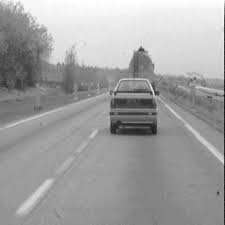
#> input picture Watershed hierarchical/imgs/car.jpeg, 225 x 225 px
$ python water_grath.py
#> lines starting #> are read from the running program, lines starting #| are printed output that depends on the picture; after the words box and inside, x2 and y2 are one past the last pixel; in counts of white or black regions, pixels touching at a corner belong together
### Watershed hierarchical/watershed_Mosaic.py
import numpy as np
import cv2 as cv
from scipy import ndimage as ndi

#Img read
#img = cv.imread("imgs/pears.png")

#img chanell or gray
#gray = cv.cvtColor(img,cv.COLOR_BGR2GRAY)
#gray = cv.medianBlur(gray,3)

def my_wathershed(img,gray):

	kernel = np.ones((5,5),np.uint8)

	#Find the morphologycal gradient
	gradient = cv.morphologyEx(gray, cv.MORPH_GRADIENT, kernel)

	# cv.imshow("Gradient img",gradient)
	# cv.waitKey()

	#<Finding local max values>

	lm = ndi.filters.maximum_filter(gradient,size=8) #Finding the local max values
	msk = (gradient == lm) #// convert local max values to binary mask

	rows, cols = msk.shape

	mask = np.zeros((rows,cols),dtype=np.uint8)

	for i in range(rows):
		for j in range(cols):
			if msk[i,j]:
				mask[i,j] = 255
			else:
				mask[i,j] = 0

	#</Finding local max values>

	ret, markers = cv.connectedComponents(mask)#This function return a array marking each conected objetc with a value starting from 1, and 0 the rest

	# cv.imshow("markers",mask)
	# cv.waitKey()

	#Finaly we aplly the watershed segmentation
	markers = cv.watershed(img,markers) #this fucntion return -1 where there is a border
	# img[markers == -1] = [0,0,255]#marking the border in red on the original image

	# cv.imshow("watershed Final stage",img)
	# cv.waitKey()
	return markers
# [15 lines of commented-out code are left out]

### Watershed hierarchical/find_mask_values.py
import cv2 as cv
import numpy as np

# [26 lines left out: function mask_values, not called in this run]

#row = int((index+1)/cols)
#col = ((index+1)%cols) -1

def find_neighbor(maks_number, markers):
	neighbor_mask_values = []
	row,col = np.where(markers == maks_number)#Finding all the pixels from this mask
	max_row, max_col = markers.shape
	for i in range(len(row)):
		r,c = row[i], col[i]

		if (r>2) and (c>2) and (markers[r-1,c-1] == -1):					#up left
			neighbor_mask_values.append(markers[r-2,c-2]) 			#appending mask value from up left neighbor
			neighbor_mask_values.append(markers[r-3,c-3]) 			#appending mask value from up left neighbor

		if (r>2) and (markers[r-1,c] == -1):							#up center
			neighbor_mask_values.append(markers[r-2,c]) 			#appending mask value from up center neighbor
			neighbor_mask_values.append(markers[r-3,c]) 			#appending mask value from up center neighbor

		if (r>2) and (c<max_col-3) and (markers[r-1,c+1] == -1):			#up right
			neighbor_mask_values.append(markers[r-2,c+2]) 			#appending mask value from up right neighbor
			neighbor_mask_values.append(markers[r-3,c+3]) 			#appending mask value from up right neighbor

		if (c<max_col-3) and (markers[r,c+1] == -1):					#center right
			neighbor_mask_values.append(markers[r,c+2]) 			#appending mask value from center right neighbor
			neighbor_mask_values.append(markers[r,c+3]) 			#appending mask value from center right neighbor

		if (r<max_row-3) and (c<max_col-3) and (markers[r+1,c+1] == -1):	#down right
			neighbor_mask_values.append(markers[r+2,c+2]) 			#appending mask value from down right neighbor
			neighbor_mask_values.append(markers[r+3,c+3]) 			#appending mask value from down right neighbor

		if (r<max_row-3) and (markers[r+1,c] == -1):					#down center
			neighbor_mask_values.append(markers[r+2,c]) 			#appending mask value from down center neighbor
			neighbor_mask_values.append(markers[r+3,c]) 			#appending mask value from down center neighbor

		if (r<max_row-3) and (c>2) and (markers[r+1,c-1] == -1):			#down left
			neighbor_mask_values.append(markers[r+2,c-2]) 			#appending mask value from down left neighbor
			neighbor_mask_values.append(markers[r+2,c-2]) 			#appending mask value from down left neighbor

		if (c>2) and (markers[r,c-1] == -1):							#center left
			neighbor_mask_values.append(markers[r,c-2]) 			#appending mask value from center left neighbor
			neighbor_mask_values.append(markers[r,c-2]) 			#appending mask value from center left neighbor

	neighbor_mask_values = list(np.unique(neighbor_mask_values)) #Removing repeated masks values
	if -1 in neighbor_mask_values:
		neighbor_mask_values.pop(neighbor_mask_values.index(-1))#Removing -1 value, cause it is not a mask number
	if maks_number in neighbor_mask_values:
		neighbor_mask_values.pop(neighbor_mask_values.index(maks_number))#Removing it self
	return neighbor_mask_values

# [23 lines left out: function clean_Marker, not called in this run]

### Watershed hierarchical/water_grath.py
import cv2 as cv
import numpy as np
from find_mask_values import find_neighbor
from watershed_Mosaic import my_wathershed
from scipy import ndimage as ndi

def try_one(graph):

	lowest_vertex = []
	lowest_gradient_value = 300 #a impossible big gradient value

	#find all the vertexs with the lowest value and append them in the lowest_vertex list
	for vertex in graph:
		if vertex[1] == lowest_gradient_value:
			lowest_vertex.append(vertex)
		if vertex[1] < lowest_gradient_value:
			lowest_gradient_value = vertex[1]#att the lowest gradient value with the new one
			lowest_vertex = [vertex] #Create a new list with the new lowest gradient found

	#now, the lowest_vertex list has all the vertexs with the lowest gradient value

	new_markers = np.zeros((gray.shape), dtype=np.uint8)#Creating a new black mask

	for vertex in lowest_vertex:
		for neighbors in vertex[2]:
			new_markers = add_line_to_marker(neighbors = neighbors,graph = graph,markers = markers,new_markers= new_markers)
	cv.imshow("new_mask",new_markers)
	cv.waitKey()
	return new_markers

def add_line_to_marker(neighbors,graph,markers,new_markers):
	row,col = np.where(markers == neighbors[0])#Finding all the pixels from this mask
	max_row, max_col = markers.shape
	for i in range(len(row)):
		r,c = row[i], col[i]
		value = neighbors[1]
		if (r>2) and (c>2) and (markers[r-1,c-1] == -1):					#up left
			if markers[r-2,c-2] == value:			#appending mask value from up left neighbor
				new_markers[r-1,c-1] = 255
			elif markers[r-3,c-3] == value:			#appending mask value from up left neighbor
				new_markers[r-1,c-1] = 255

		if (r>2) and (markers[r-1,c] == -1):							#up center
			if markers[r-2,c] == value:	#appending mask value from up center neighbor
				new_markers[r-1,c] = 255
			elif markers[r-3,c] == value:	#appending mask value from up center neighbor
				new_markers[r-1,c] = 255

		if (r>2) and (c<max_col-3) and (markers[r-1,c+1] == -1):			#up right
			if markers[r-2,c+2] == value:			#appending mask value from up right neighbor
				new_markers[r-1,c+1] = 255
			elif markers[r-3,c+3] == value:			#appending mask value from up right neighbor
				new_markers[r-1,c+1] = 255

		if (c<max_col-3) and (markers[r,c+1] == -1):					#center right
			if markers[r,c+2] == value:	#appending mask value from center right neighbor
				new_markers[r,c+1] = 255
			elif markers[r,c+3] == value:	#appending mask value from center right neighbor
				new_markers[r,c+1] = 255

		if (r<max_row-3) and (c<max_col-3) and (markers[r+1,c+1] == -1):	#down right
			if markers[r+2,c+2] == value:			#appending mask value from down right neighbor
				new_markers[r+1,c+1] = 255
			elif markers[r+3,c+3] == value:			#appending mask value from down right neighbor
				new_markers[r+1,c+1] = 255

		if (r<max_row-3) and (markers[r+1,c] == -1):					#down center
			if markers[r+2,c] == value:	#appending mask value from down center neighbor
				new_markers[r+1,c] = 255
			elif markers[r+3,c] == value:	#appending mask value from down center neighbor
				new_markers[r+1,c] = 255

		if (r<max_row-3) and (c>2) and (markers[r+1,c-1] == -1):			#down left
			if markers[r+2,c-2] == value:			#appending mask value from down left neighbor
				new_markers[r+1,c-1] = 255
			elif markers[r+2,c-2] == value:			#appending mask value from down left neighbor
				new_markers[r+1,c-1] = 255

		if (c>2) and (markers[r,c-1] == -1):							#center left
			if markers[r,c-2]	== value:	#appending mask value from center left neighbor
				new_markers[r,c-1] = 255
			elif markers[r,c-2] == value:	#appending mask value from center left neighbor
				new_markers[r,c-1] = 255
	return new_markers


def find_vertex_index(id_vertex,graph):
	for graph_index in range(len(graph)):
		if graph[graph_index][0] == id_vertex:
			return graph_index

def find_avarege_mask_value(mask_number,markers,gray):
	rows,cols = gray.shape
	mask = np.zeros((rows,cols),dtype=np.uint8)
	mask.fill(255)
	mask[markers == mask_number] = 0

	sub = cv.subtract(gray,mask)


	return int((sum(sum(sub)))/np.count_nonzero(sub))

img = cv.imread("imgs/car.jpeg")
#> img is the input picture: shape (225, 225, 3); min 9, max 255, mean 160.9

#img chanell or gray
gray = cv.cvtColor(img,cv.COLOR_BGR2GRAY)

gray = cv.blur(gray,(3,3))

markers = my_wathershed(img= img,gray=gray)
#> in my_wathershed, `gradient = cv.morphologyEx(gray, cv.MORPH_GRADIENT, kernel)`:
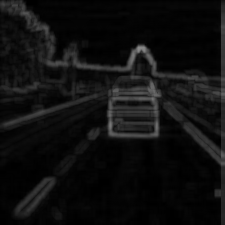
#> gradient: shape (225, 225); min 0, max 137, mean 15
#> in my_wathershed, `msk = (gradient == lm)`:
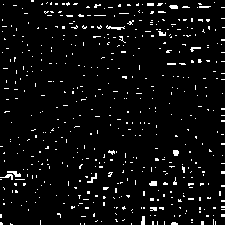
#> msk: shape (225, 225) bool; 4.7% white in thin lines or dots
#> after the loop in my_wathershed, `for i in range(rows):`: mask: shape (225, 225); 4.7% white in thin lines or dots
#> in my_wathershed, `markers = cv.watershed(img,markers)`:
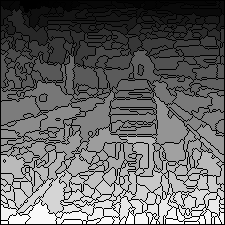
#> markers: shape (225, 225) int32; min -1, max 521, mean 212.2; drawn with min black and max white


graph = []#Starting the graph
#														  ID         gradient of mosaic image       List of neighbors vertex
#The graph is a list structured as follow:                 |                    |                             |
#														   v                    v                             V
#											[ [(mask_value1,maks_value2),gradient diference,        [ID, ID , ID ... ID]
#											                                     .
#											                                     .
#											                                     .
#											  [(mask_value1,maks_value2),gradient diference,        [ID, ID , ID ... ID] ]

# lines_already_computed = []

# for current_mask_number in list(np.unique(markers)):
# 	if current_mask_number != -1:
# 		#Find all the neigbor's numbers
# 		neighbors_number = find_neighbor(current_mask_number,markers)
# 		#find avarage gray number in current mask
# 		current_avarege_value = find_avarege_mask_value(current_mask_number,markers,gray)

# 		for neighbor in neighbors_number:
# 			#If we find a previous mask that was already computed and is it's neighbor, we don't need to recalculate this vertex
# 			if (neighbor,current_mask_number) in lines_already_computed:
# 				vertex_index = find_vertex_index((neighbor,current_mask_number),graph)
# 				for neighbor_aux in neighbors_number:
# 					if neighbor_aux != neighbor:
# 						if (neighbor_aux,current_mask_number) not in lines_already_computed:
# 							graph[vertex_index][2].append((current_mask_number,neighbor_aux))
# 			else:
# 				neighbor_avarage_value =  find_avarege_mask_value(neighbor,markers,gray)
# 				new_vertice = [(current_mask_number,neighbor),abs(neighbor_avarage_value - current_avarege_value),[]]
# 				for neighbor_aux in neighbors_number:
# 					if neighbor_aux != neighbor:
# 						new_vertice[2].append((current_mask_number,neighbor_aux))
# 				graph.append(new_vertice)
# 				lines_already_computed.append((current_mask_number,neighbor))

#print(graph)
id_already_computed = []
for current_mask_number in list(np.unique(markers)):
	if current_mask_number != -1:
		#Find all the neigbor's numbers
		neighbors_number = find_neighbor(current_mask_number,markers)
		#find avarage gray number in current mask
		current_avarege_value = find_avarege_mask_value(current_mask_number,markers,gray)

		for neighbor in neighbors_number:
			#If it was not already computed
			if (neighbor,current_mask_number) not in id_already_computed:
				neighbor_avarage_value =  find_avarege_mask_value(neighbor,markers,gray)
				new_vertice = [(current_mask_number,neighbor),abs(neighbor_avarage_value - current_avarege_value),[]]
				graph.append(new_vertice)
				id_already_computed.append((current_mask_number,neighbor))
#> this loop made 523 passes
#> (row in find_neighbor, col in find_neighbor, neighbors_number, current_avarege_value) on pass 5: ([1, 1, 1, 1, 1, 2, 2, 2, 3, 3, 4, 5, 5, 5], [43, 44, 45, 46, 47, 45, 46, 47, 46, 47, 46, 45, 46, 47], [2, 4, 30], 85)
#> (row in find_neighbor, col in find_neighbor, current_avarege_value) on passes 8, 14, 22, 27, 42: ([3, 3, 3, 3, 4, 4, 4, 4, 5, 5, 5, 5, 6, 6], [61, 62, 63, 64, 61, 62, 63, 64, 60, 61, 62, 63, 62, 63], 85), ([3, 3, 3, 3, 4, 4, 4, 4], [165, 166, 167, 168, 164, 165, 166, 167], 153), ([3, 4, 4, 4, 4, 5, 5, 5, 6, 6], [143, 141, 142, 143, 144, 141, 142, 143, 141, 142], 95), ([6, 6, 6, 6, 7, 7, 7, 7], [194, 195, 196, 197, 194, 195, 196, 197], 116), ([14, 14, 14, 15, 15, 15], [59, 60, 61, 60, 61, 62], 157)
for vertex in graph:
	for vertex2 in graph:
		if vertex != vertex2:
			if (vertex[0][0] in vertex2[0]) or (vertex[0][1] in vertex2[0]):# if vertex has any mask in comum with vertex2, they ae neihbors
				vertex[2].append(vertex2[0]) #add vertex2 id to vertex neighbor list
#> this loop made 1562 passes

#Now, the graph has all the vertex between masks and his gradient's values and neighbors
#All we need to do is find all the vertex that have the lowest gradient and set him and his neihbor as a new mask for
#the new hierarchy of watershed

#print(graph)
new_markers = try_one(graph)
#> the loop in try_one, `for vertex in graph:` made 1562 passes
#> vertex on pass 29: [(2, 3), 21, [(1, 2), (2, 30), (3, 4), (3, 30)]]
#> the loop in try_one, `for vertex in lowest_vertex:` made 20 passes
#> after the loop in try_one, `for vertex in lowest_vertex:`:
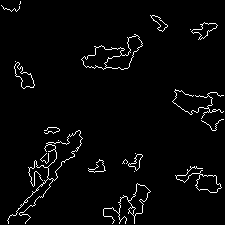
#> new_markers: shape (225, 225); 2.9% white in thin lines or dots


cv.imshow("new_mask",new_markers)
cv.waitKey()

#Transform this mask in a maks that ca be apllyed to watershed function
lm = ndi.filters.maximum_filter(new_markers,size=8) #Finding the local max values
#> lm: shape (225, 225); 24.8% white; 11 white regions, largest, box (x1, y1, x2, y2) and area: (4, 124, 87, 225) 3418, (78, 31, 147, 74) 1836, (169, 86, 225, 135) 1678
msk = (new_markers == lm) #// convert local max values to binary mask
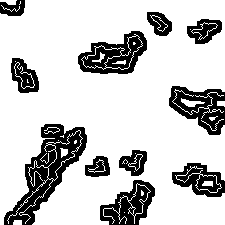
#> msk: shape (225, 225) bool; 78.2% white; 11 black regions, largest, box (x1, y1, x2, y2) and area: (4, 124, 87, 225) 2985, (78, 31, 147, 74) 1627, (169, 86, 225, 135) 1492

rows, cols = msk.shape

mask = np.zeros((rows,cols),dtype=np.uint8)

for i in range(rows):
	for j in range(cols):
		if msk[i,j]:
			mask[i,j] = 255
		else:
			mask[i,j] = 0

ret, new_markers = cv.connectedComponents(mask)#This function return a array marking each conected objetc with a value starting from 1, and 0 the rest
#End of tranformation


markers = cv.watershed(img,new_markers)
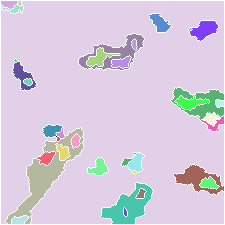
#> markers: shape (225, 225) int32; 39 distinct labels, from -1 to 37; one colour per label, 0 black, -1 white

img[markers==-1]=[0,0,255]
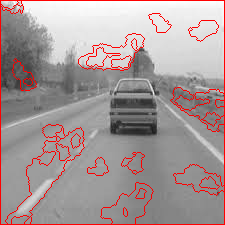
#> img: shape (225, 225, 3); 5.48% of pixels changed, all inside (x1, y1, x2, y2) = (0, 0, 225, 225)

cv.imshow("watershed",img)
cv.waitKey()
